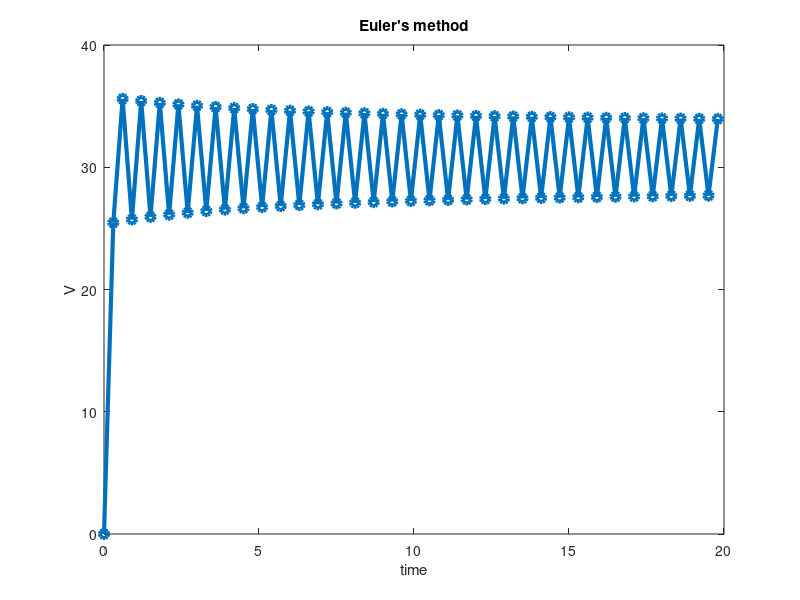

Write the MATLAB code that produced this figure. (Note: this script raises an error after producing the figure.)
%% Clean up the workspace, and define constants, and things that we will care about for all versions
clear
close all
clc


%  Define the constants per the problem.  We use I_eq as 6 as this will
%  allow us to have a bistable system
C = 10;
gl = 19;
El = -67;
gna = 74;
Ena = 60;
V_half = 1.5;
k = 16;
I_eq = 6;

%  Define the timestep spacing. Euler's method has failed!
delta_t = 0.3;

%  Define the initial condition(s).
v_values = 0;

%  Define the timespan
tspan = 0:delta_t:20;
num_time_steps = length(tspan);

%  Use the boltzman equation (really, a sigmoid) to define h_infinity. Also
%  define its derivative
m_inf = @(V) 1./(1+exp((V_half - V)./k));
dm = @(V) -((-1./k).*(exp((V_half - V)./k)))./((1+exp((V_half - V)./k)).^2);
vdot = @(t,V) (I_eq - (gl.*(V-El) + gna.*m_inf(V).*(V-Ena)))/C;

%% This evolves the solution over time using Euler's method
Y1 = nan(num_time_steps, length(v_values)); 
Y1(1) = v_values;
T1 = nan(num_time_steps,1);
T1(1) = 0;
for euler_counter = 1:num_time_steps-1
    T1(euler_counter+1) = euler_counter*delta_t;
    Y1(euler_counter+1) = Y1(euler_counter) + vdot(T1(euler_counter),Y1(euler_counter))*delta_t;
end

figure(1)
plot(T1,Y1, '-o', 'linewidth', 3)
xlabel('time')
ylabel('V')
title('Euler''s method')
h = gca;
h.FontSize = 15;


%% This evolves the solution over time using RK4 with anonymous functions

Y2 = nan(num_time_steps, length(v_values)); 
Y2(1) = v_values;
T2 = nan(num_time_steps,1);
T2(1) = 0;
for rk_counter = 1:num_time_steps-1
    T2(rk_counter+1) = rk_counter*delta_t;
    Y2(rk_counter+1) = rk4(Y2(rk_counter), delta_t, vdot, T2(rk_counter));
end

figure(2)
plot(T2,Y2, '-o', 'linewidth', 3)
xlabel('time')
ylabel('V')
title('RK4')
h = gca;
h.FontSize = 15;


%% This evolves the solution over time using ode45 with external functions
[T3, Y3] = ode45(@(t,y) vdot(t,y), tspan, v_values);


figure(3)
plot(T3,Y3, '-o', 'linewidth', 3)
xlabel('time')
ylabel('V')
title('ODE45 with regular functions')
h = gca;
h.FontSize = 15;



function result = rk4(Un, k, f, t)
%  Function to compute the update for one time step of rk4
%  USAGE
%  Inputs
%  Un - Solution at the current timestep
%  k - timestep spacking
%  f - anonymous function of the function that we are integrating
%  t - current timestep
%
%  Output
%  result - value at the next timestep

y1 = Un;
y2 = Un + k.*((1/2).*f(t, y1));
y3 = Un + k.*((1/2).*f(t+0.5*k,y2));
y4 = Un + k.*((1)*f(t+0.5*k,y3));

result = Un + k.*((1/6).*(f(t,y1))+...
                  (1/3).*(f(t+0.5*k,y2))+...
                  (1/3).*(f(t+0.5*k,y3))+...
                  (1/6).*(f(t+k,y4)));
end
